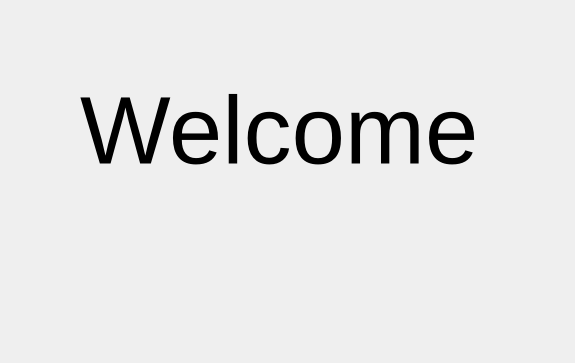
<?xml version="1.0" encoding="UTF-8"?>
<ui version="4.0">
 <class>Form</class>
 <widget class="QWidget" name="Form">
  <property name="geometry">
   <rect>
    <x>0</x>
    <y>0</y>
    <width>575</width>
    <height>363</height>
   </rect>
  </property>
  <property name="windowTitle">
   <string>Form</string>
  </property>
  <widget class="QLabel" name="label">
   <property name="geometry">
    <rect>
     <x>80</x>
     <y>80</y>
     <width>401</width>
     <height>101</height>
    </rect>
   </property>
   <property name="font">
    <font>
     <pointsize>72</pointsize>
    </font>
   </property>
   <property name="text">
    <string>Welcome</string>
   </property>
  </widget>
 </widget>
 <resources/>
 <connections/>
</ui>
